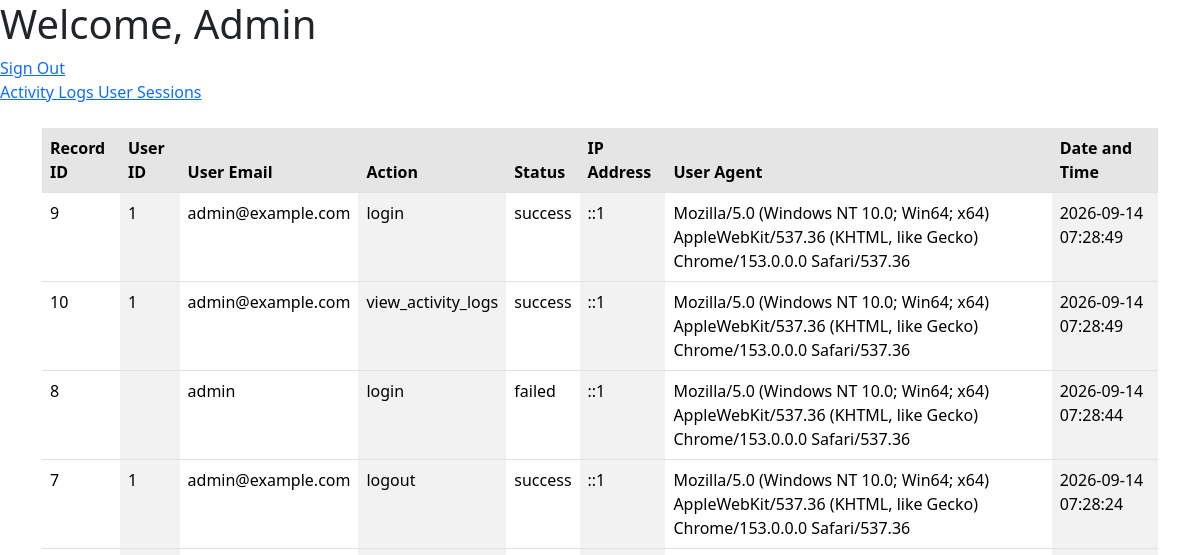
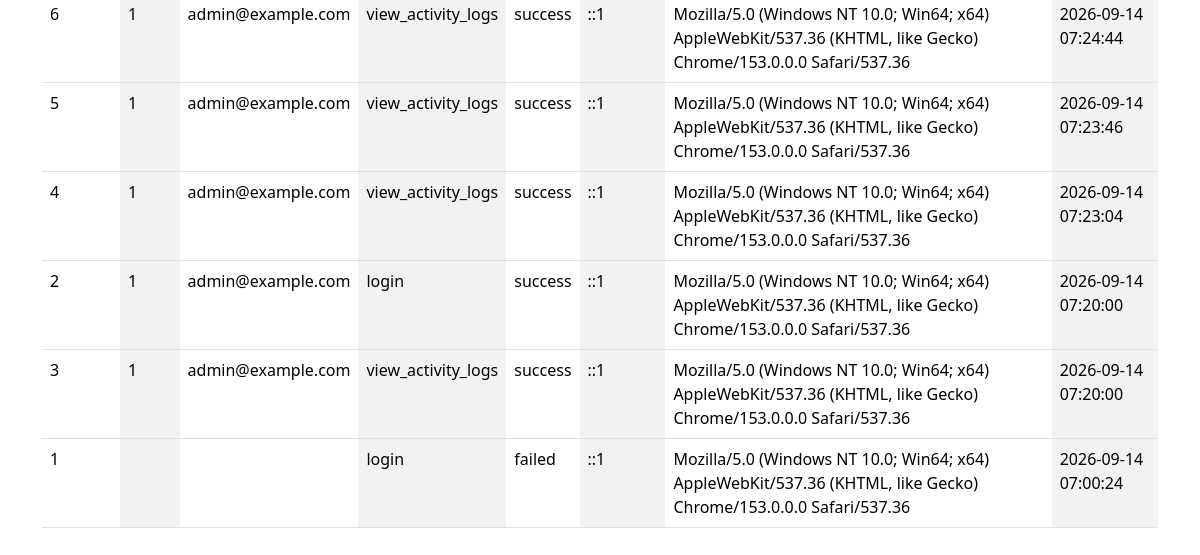
Before: /app/admin/index.php?section=activity-logs (signed in) with the older database file (2 pictures, top to bottom).
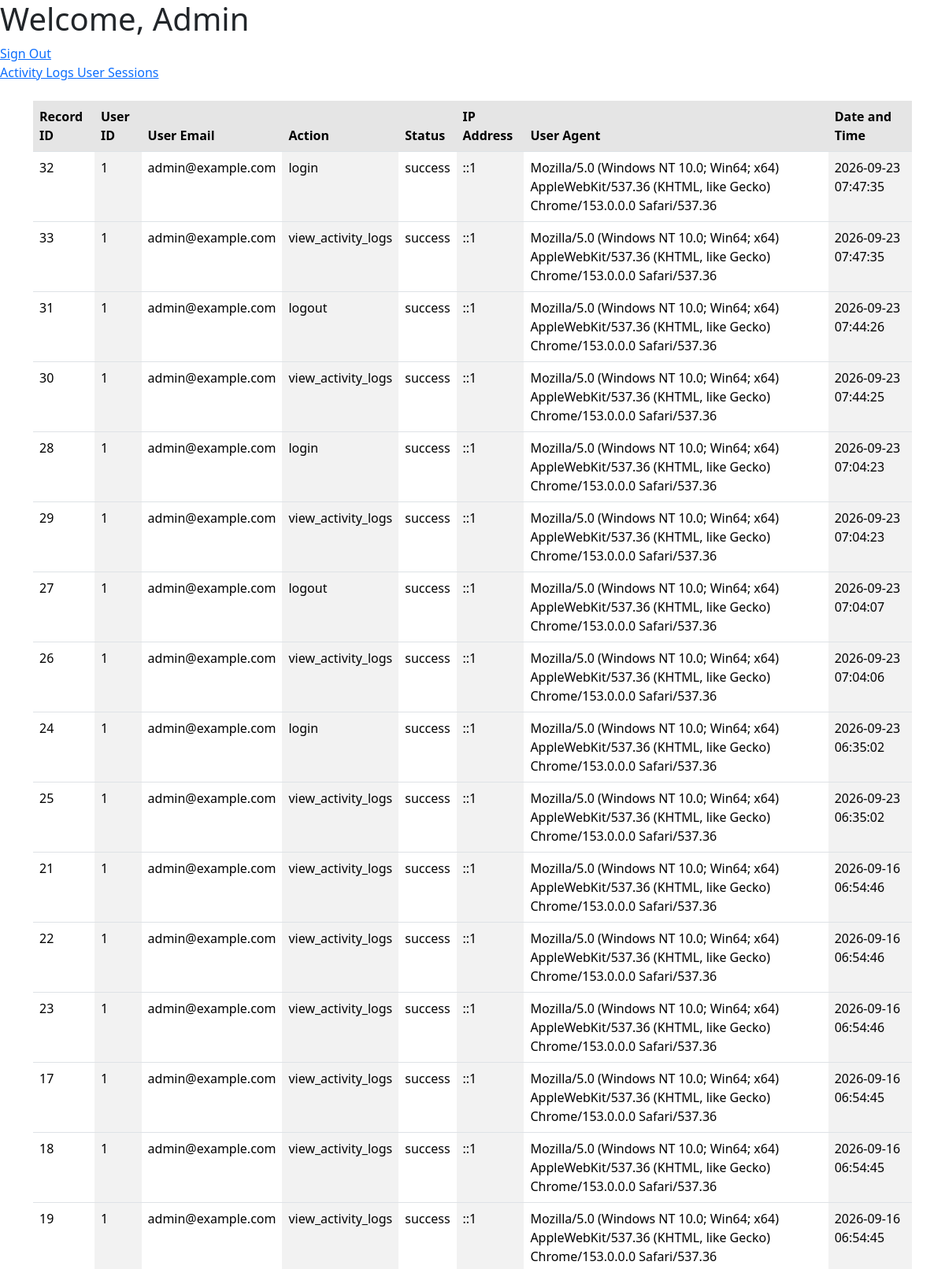
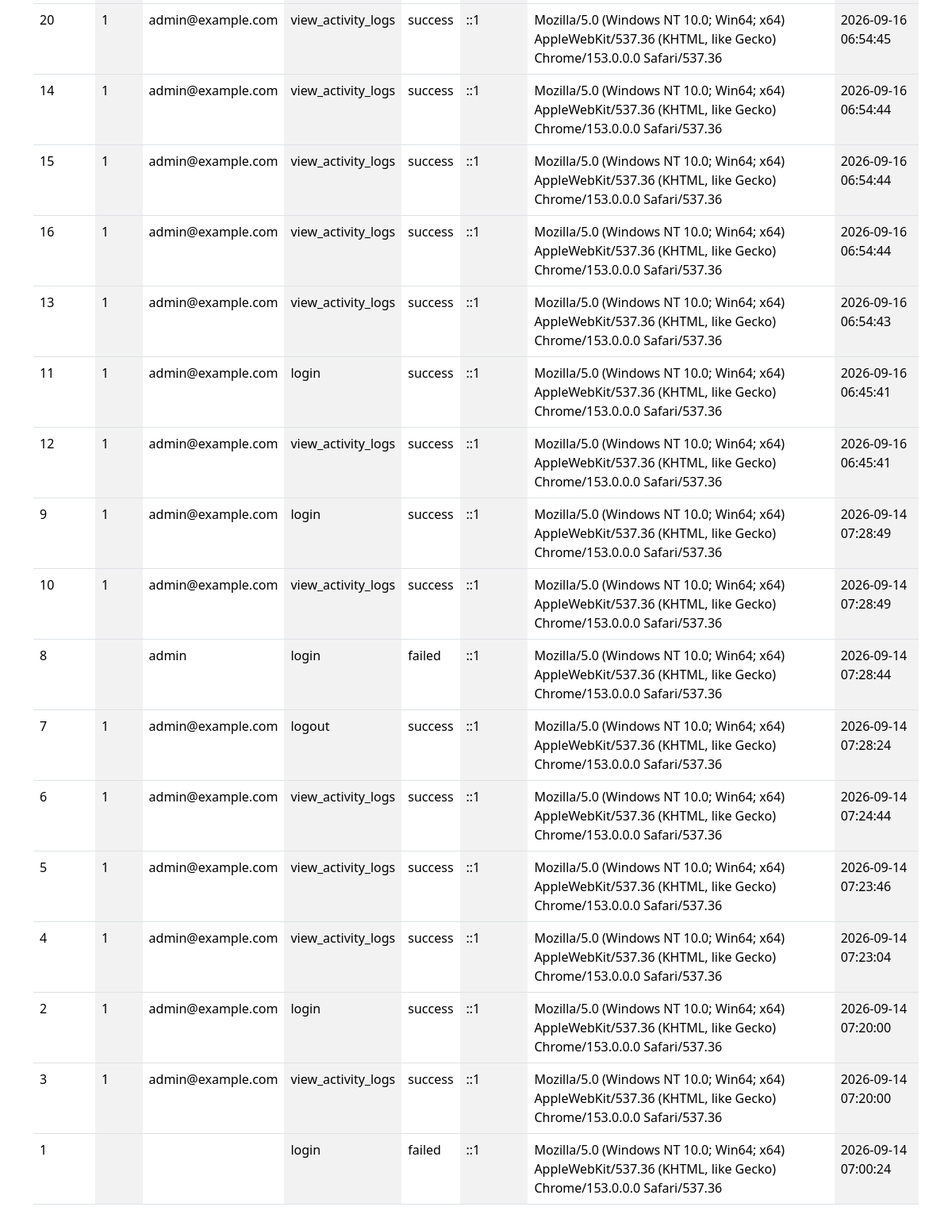
After: the same page with the newer database file (2 pictures, top to bottom).
### tables this page shows
CREATE TABLE `activity_logs` (
  `activity_log_id` int(11) NOT NULL,
  `user_id` varchar(50) DEFAULT NULL,
  `user_email` varchar(50) DEFAULT NULL,
  `activity_log_action` varchar(50) NOT NULL,
  `activity_log_status` enum('success','failed') DEFAULT 'success',
  `activity_log_ip_address` varchar(45) DEFAULT NULL,
  `activity_log_user_agent` varchar(255) DEFAULT NULL,
  `activity_log_created_at` timestamp NOT NULL DEFAULT current_timestamp()
);

### app/admin/index.php (the view, shortened to what this page needs)
<?php
require '../../config/config.php';
$section = $_GET['section'] ?? '';
$activities = [];
if ($section === 'activity-logs') {
$stmt = $pdo->query("
    SELECT *
    FROM activity_logs
    ORDER BY activity_log_created_at DESC
");
$activities = $stmt->fetchAll(PDO::FETCH_ASSOC);
}
?>
<!DOCTYPE html>
<html lang="en">
<head>
    <link rel="stylesheet" href="https://cdn.jsdelivr.net/npm/bootstrap@5.3.8/dist/css/bootstrap.min.css">
</head>
<body>
    <h1>Welcome, Admin</h1>
    <a href="../../auth/signout.php">Sign Out</a>
    <nav>
        <a href="index.php?section=activity-logs" class="">Activity Logs </a>
        <a href="index.php?section=user-sessions" class="">User Sessions </a>
    </nav>
    <div class="container mt-4">
    <div class="d-flex justify-content-between align-items-center mb-4">
    <?php if ($section === 'activity-logs'): ?>
    <div class="table-responsive">
        <table class="table table-striped-columns">
        <thead>
            <tr class="table-active">
                <th>Record ID</th>
                <th>User ID</th>
                <th>User Email</th>
                <th>Action</th>
                <th>Status</th>
                <th>IP Address</th>
                <th>User Agent</th>
                <th>Date and Time</th>
            </tr>
        </thead>
            <tbody>
                <?php foreach($activities as $activity):?>
                    <tr>
                        <td><?= htmlspecialchars ($activity['activity_log_id'])?></td>
                        <td><?= htmlspecialchars ($activity['user_id'])?></td>
                        <td><?= htmlspecialchars ($activity['user_email'])?></td>
                        <td><?= htmlspecialchars ($activity['activity_log_action'])?></td>
                        <td><?= htmlspecialchars ($activity['activity_log_status'])?></td>
                        <td><?= htmlspecialchars ($activity['activity_log_ip_address'])?></td>
                        <td><?= htmlspecialchars ($activity['activity_log_user_agent'])?></td>
                        <td><?= htmlspecialchars ($activity['activity_log_created_at'])?></td>
                    </tr>
                <?php endforeach; ?>
            </tbody>
        </table>
        <?php endif; ?>
    </div>
</body>
</html>

Changed rows visible on the page:
added activity_logs: activity_log_id "32", user "1", user_email "admin@example.com", activity_log_action "login", activity_log_status "success", activity_log_ip_address "::1", activity_log_user_agent "Mozilla/5.0 (Windows NT 10.0; Win64; x64) AppleWebKit/537.36 (KHTML, like Gecko) Chrome/153.0.0.0 Safari/537.36", activity_log_created_at "2026-09-23 07:47:35"
added activity_logs: activity_log_id "33", user "1", user_email "admin@example.com", activity_log_action "view_activity_logs", activity_log_status "success", activity_log_ip_address "::1", activity_log_user_agent "Mozilla/5.0 (Windows NT 10.0; Win64; x64) AppleWebKit/537.36 (KHTML, like Gecko) Chrome/153.0.0.0 Safari/537.36", activity_log_created_at "2026-09-23 07:47:35"
added activity_logs: activity_log_id "31", user "1", user_email "admin@example.com", activity_log_action "logout", activity_log_status "success", activity_log_ip_address "::1", activity_log_user_agent "Mozilla/5.0 (Windows NT 10.0; Win64; x64) AppleWebKit/537.36 (KHTML, like Gecko) Chrome/153.0.0.0 Safari/537.36", activity_log_created_at "2026-09-23 07:44:26"
added activity_logs: activity_log_id "30", user "1", user_email "admin@example.com", activity_log_action "view_activity_logs", activity_log_status "success", activity_log_ip_address "::1", activity_log_user_agent "Mozilla/5.0 (Windows NT 10.0; Win64; x64) AppleWebKit/537.36 (KHTML, like Gecko) Chrome/153.0.0.0 Safari/537.36", activity_log_created_at "2026-09-23 07:44:25"
added activity_logs: activity_log_id "28", user "1", user_email "admin@example.com", activity_log_action "login", activity_log_status "success", activity_log_ip_address "::1", activity_log_user_agent "Mozilla/5.0 (Windows NT 10.0; Win64; x64) AppleWebKit/537.36 (KHTML, like Gecko) Chrome/153.0.0.0 Safari/537.36", activity_log_created_at "2026-09-23 07:04:23"
added activity_logs: activity_log_id "29", user "1", user_email "admin@example.com", activity_log_action "view_activity_logs", activity_log_status "success", activity_log_ip_address "::1", activity_log_user_agent "Mozilla/5.0 (Windows NT 10.0; Win64; x64) AppleWebKit/537.36 (KHTML, like Gecko) Chrome/153.0.0.0 Safari/537.36", activity_log_created_at "2026-09-23 07:04:23"
added activity_logs: activity_log_id "27", user "1", user_email "admin@example.com", activity_log_action "logout", activity_log_status "success", activity_log_ip_address "::1", activity_log_user_agent "Mozilla/5.0 (Windows NT 10.0; Win64; x64) AppleWebKit/537.36 (KHTML, like Gecko) Chrome/153.0.0.0 Safari/537.36", activity_log_created_at "2026-09-23 07:04:07"
added activity_logs: activity_log_id "26", user "1", user_email "admin@example.com", activity_log_action "view_activity_logs", activity_log_status "success", activity_log_ip_address "::1", activity_log_user_agent "Mozilla/5.0 (Windows NT 10.0; Win64; x64) AppleWebKit/537.36 (KHTML, like Gecko) Chrome/153.0.0.0 Safari/537.36", activity_log_created_at "2026-09-23 07:04:06"
added activity_logs: activity_log_id "24", user "1", user_email "admin@example.com", activity_log_action "login", activity_log_status "success", activity_log_ip_address "::1", activity_log_user_agent "Mozilla/5.0 (Windows NT 10.0; Win64; x64) AppleWebKit/537.36 (KHTML, like Gecko) Chrome/153.0.0.0 Safari/537.36", activity_log_created_at "2026-09-23 06:35:02"
added activity_logs: activity_log_id "25", user "1", user_email "admin@example.com", activity_log_action "view_activity_logs", activity_log_status "success", activity_log_ip_address "::1", activity_log_user_agent "Mozilla/5.0 (Windows NT 10.0; Win64; x64) AppleWebKit/537.36 (KHTML, like Gecko) Chrome/153.0.0.0 Safari/537.36", activity_log_created_at "2026-09-23 06:35:02"
added activity_logs: activity_log_id "21", user "1", user_email "admin@example.com", activity_log_action "view_activity_logs", activity_log_status "success", activity_log_ip_address "::1", activity_log_user_agent "Mozilla/5.0 (Windows NT 10.0; Win64; x64) AppleWebKit/537.36 (KHTML, like Gecko) Chrome/153.0.0.0 Safari/537.36", activity_log_created_at "2026-09-16 06:54:46"
added activity_logs: activity_log_id "22", user "1", user_email "admin@example.com", activity_log_action "view_activity_logs", activity_log_status "success", activity_log_ip_address "::1", activity_log_user_agent "Mozilla/5.0 (Windows NT 10.0; Win64; x64) AppleWebKit/537.36 (KHTML, like Gecko) Chrome/153.0.0.0 Safari/537.36", activity_log_created_at "2026-09-16 06:54:46"
added activity_logs: activity_log_id "23", user "1", user_email "admin@example.com", activity_log_action "view_activity_logs", activity_log_status "success", activity_log_ip_address "::1", activity_log_user_agent "Mozilla/5.0 (Windows NT 10.0; Win64; x64) AppleWebKit/537.36 (KHTML, like Gecko) Chrome/153.0.0.0 Safari/537.36", activity_log_created_at "2026-09-16 06:54:46"
added activity_logs: activity_log_id "17", user "1", user_email "admin@example.com", activity_log_action "view_activity_logs", activity_log_status "success", activity_log_ip_address "::1", activity_log_user_agent "Mozilla/5.0 (Windows NT 10.0; Win64; x64) AppleWebKit/537.36 (KHTML, like Gecko) Chrome/153.0.0.0 Safari/537.36", activity_log_created_at "2026-09-16 06:54:45"
added activity_logs: activity_log_id "18", user "1", user_email "admin@example.com", activity_log_action "view_activity_logs", activity_log_status "success", activity_log_ip_address "::1", activity_log_user_agent "Mozilla/5.0 (Windows NT 10.0; Win64; x64) AppleWebKit/537.36 (KHTML, like Gecko) Chrome/153.0.0.0 Safari/537.36", activity_log_created_at "2026-09-16 06:54:45"
added activity_logs: activity_log_id "19", user "1", user_email "admin@example.com", activity_log_action "view_activity_logs", activity_log_status "success", activity_log_ip_address "::1", activity_log_user_agent "Mozilla/5.0 (Windows NT 10.0; Win64; x64) AppleWebKit/537.36 (KHTML, like Gecko) Chrome/153.0.0.0 Safari/537.36", activity_log_created_at "2026-09-16 06:54:45"
added activity_logs: activity_log_id "20", user "1", user_email "admin@example.com", activity_log_action "view_activity_logs", activity_log_status "success", activity_log_ip_address "::1", activity_log_user_agent "Mozilla/5.0 (Windows NT 10.0; Win64; x64) AppleWebKit/537.36 (KHTML, like Gecko) Chrome/153.0.0.0 Safari/537.36", activity_log_created_at "2026-09-16 06:54:45"
added activity_logs: activity_log_id "14", user "1", user_email "admin@example.com", activity_log_action "view_activity_logs", activity_log_status "success", activity_log_ip_address "::1", activity_log_user_agent "Mozilla/5.0 (Windows NT 10.0; Win64; x64) AppleWebKit/537.36 (KHTML, like Gecko) Chrome/153.0.0.0 Safari/537.36", activity_log_created_at "2026-09-16 06:54:44"
added activity_logs: activity_log_id "15", user "1", user_email "admin@example.com", activity_log_action "view_activity_logs", activity_log_status "success", activity_log_ip_address "::1", activity_log_user_agent "Mozilla/5.0 (Windows NT 10.0; Win64; x64) AppleWebKit/537.36 (KHTML, like Gecko) Chrome/153.0.0.0 Safari/537.36", activity_log_created_at "2026-09-16 06:54:44"
added activity_logs: activity_log_id "16", user "1", user_email "admin@example.com", activity_log_action "view_activity_logs", activity_log_status "success", activity_log_ip_address "::1", activity_log_user_agent "Mozilla/5.0 (Windows NT 10.0; Win64; x64) AppleWebKit/537.36 (KHTML, like Gecko) Chrome/153.0.0.0 Safari/537.36", activity_log_created_at "2026-09-16 06:54:44"
added activity_logs: activity_log_id "13", user "1", user_email "admin@example.com", activity_log_action "view_activity_logs", activity_log_status "success", activity_log_ip_address "::1", activity_log_user_agent "Mozilla/5.0 (Windows NT 10.0; Win64; x64) AppleWebKit/537.36 (KHTML, like Gecko) Chrome/153.0.0.0 Safari/537.36", activity_log_created_at "2026-09-16 06:54:43"
added activity_logs: activity_log_id "11", user "1", user_email "admin@example.com", activity_log_action "login", activity_log_status "success", activity_log_ip_address "::1", activity_log_user_agent "Mozilla/5.0 (Windows NT 10.0; Win64; x64) AppleWebKit/537.36 (KHTML, like Gecko) Chrome/153.0.0.0 Safari/537.36", activity_log_created_at "2026-09-16 06:45:41"
added activity_logs: activity_log_id "12", user "1", user_email "admin@example.com", activity_log_action "view_activity_logs", activity_log_status "success", activity_log_ip_address "::1", activity_log_user_agent "Mozilla/5.0 (Windows NT 10.0; Win64; x64) AppleWebKit/537.36 (KHTML, like Gecko) Chrome/153.0.0.0 Safari/537.36", activity_log_created_at "2026-09-16 06:45:41"
